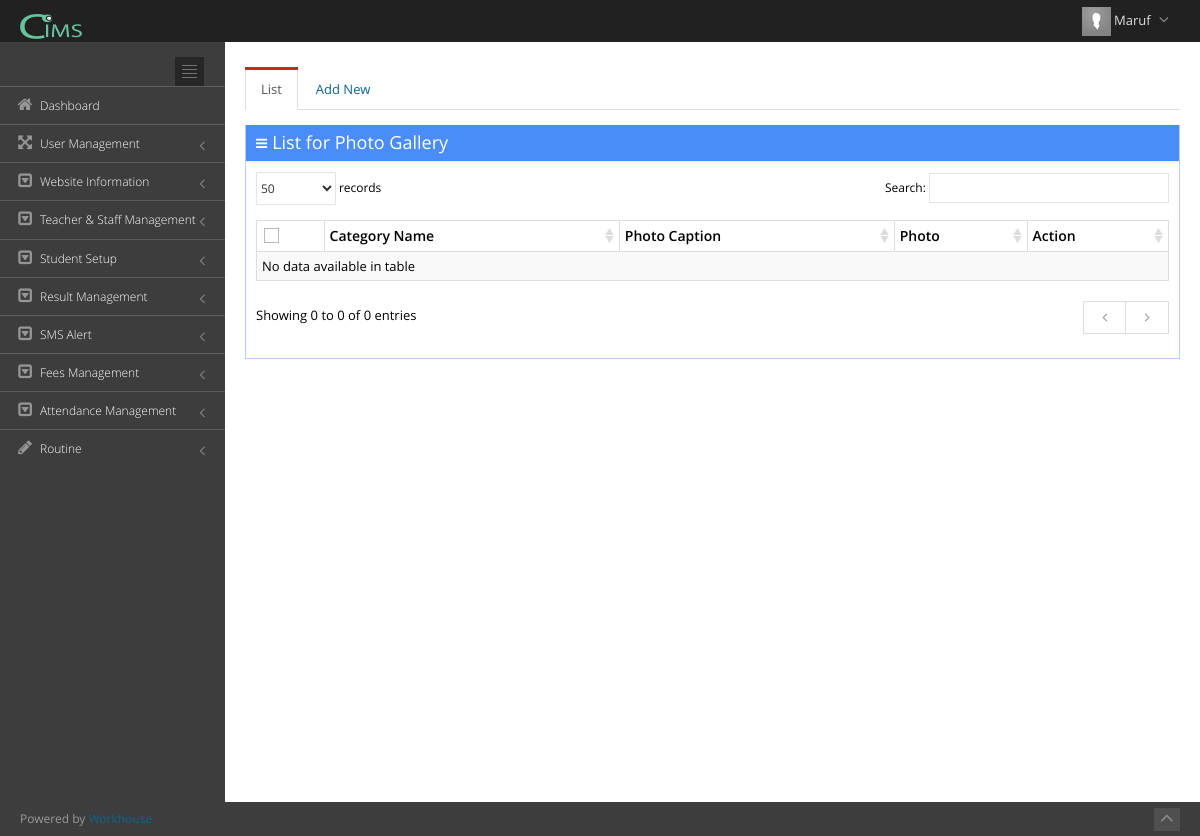
Screenshot of /index.php?view=photo_gallery (signed in) with the database file from the repository.
### tables this page shows
CREATE TABLE `user_admin` (
  `userid` int(11) NOT NULL,
  `username` text NOT NULL,
  `usr_code` varchar(500) NOT NULL,
  `role` varchar(100) NOT NULL,
  `password` varchar(500) NOT NULL,
  `image` varchar(300) NOT NULL,
  `userdate` date NOT NULL,
  `uniqueToken` varchar(40) NOT NULL
);

CREATE TABLE `t_modules` (
  `moduleid` int(11) NOT NULL COMMENT 'module id',
  `name` text NOT NULL,
  `page_caption` text NOT NULL,
  `page_link` text NOT NULL,
  `is_report` int(2) NOT NULL COMMENT '1=report,0=form',
  `is_main` int(2) NOT NULL COMMENT '1=main,0=sub',
  `icon` varchar(300) NOT NULL,
  `show` int(2) NOT NULL COMMENT '1=show,0=hide'
);

### include/view.php (called while the page is built, shortened)
<?php
	require('functions.php');
	$htaccess = isset($_SERVER['HTACCESS']);
	if(isset($_GET['view'])){
	 	@$view = $_GET['view'];
	}
	else {
	 	$view = 'login';
	}
	$page = $view.'_asoft.php';
	include($page);
?>

### include/functions.php (called while the page is built, shortened)
<?php
function urlroute($url){
	global $htaccess;
	if(!$htaccess){
		$url = 'index.php?view='.$url;
	}
	return $url;
}
function escape($input){
	return mysql_real_escape_string($input);
}
function name($email){
	$sql = "SELECT username FROM user_admin WHERE usr_code = '$email'";
	$qry = mysql_query($sql) or die ("Error in name selection at header".mysql_error());
	$rs = mysql_fetch_array($qry);
	return $rs['username'];
}
?>

### photo_gallery_asoft.php (the view, shortened to what this page needs)
<?php
$sql_Name = "SELECT name,page_link,page_caption FROM `t_modules` where page_link='".$view."'";
$qry_Name = mysql_query($sql_Name);
$page_title = mysql_result($qry_Name, 0, "name");
if(isset($_SESSION['com_cbs_aaiam_school_maruf_user_email']) == true)
{
?>
<div class="page-content">
<div class="row">
    <div class="col-md-12">
        <div class="tabbable tabbable-custom boxless">
            <ul class="nav nav-tabs">
                 <li class="<?php if(@$_REQUEST['temp']=="Save" || @$_REQUEST['temp']=="View") {echo "";} else{echo "active";}?>"><a href="#tab_0" data-toggle="tab">List</a></li>
                <li class="<?php if(@$_REQUEST['temp']=="Save" || @$_REQUEST['temp']=="View") {echo "active";} else{echo "";}?>"><a href="#tab_1" data-toggle="tab">Add New</a></li>
            </ul>
            <div class="tab-content">
            	<div class="tab-pane <?php if(@$_REQUEST['temp']=="Save" || @$_REQUEST['temp']=="View") {echo "";} else{echo "active";}?>" id="tab_0">
                    <div class="portlet box blue ">
                        <div class="portlet-title">
                            <div class="caption"><i class="icon-reorder"></i>List for <?php echo $page_title;?></div>
                        </div>
                        <div class="portlet-body  flip-scroll">
                            <form action=""  class="form-horizontal form-bordered" id="formIDdel" method="post" enctype="multipart/form-data">
                            <table class="table table-bordered table-striped table-condensed flip-content" id="sample_1">
                                <thead class="flip-content">
                                    <tr>
                                        <th><input type="checkbox" class="group-checkable" data-set="#sample_1 .checkboxes" /></th>
                                        <th>Category Name</th>
                                         <th>Photo Caption</th>
                                          <th>Photo</th>
                                        <th>Action</th>
                                    </tr>
                                </thead>
                                <tbody>
                                </tbody>
                            </table>
                            </form>
                        </div>
                    </div>
                </div>
        	</div>
        </div>
    </div>
</div>
</div>
<?php
} else
{
?>  <script type="text/javascript">
location.replace('index.php');
</script>
<?php }?>

### include/nav_header.php (shortened to what this page needs)
<div class="header navbar navbar-inverse navbar-fixed-top">
        <div class="header-inner">
           <a class="navbar-brand" href="#" target="_blank">
            <img src="img/login-logo.png" alt="logo" class="img-responsive" style="height:25px"/>
            </a>
            <ul class="nav navbar-nav pull-right">
                <li class="dropdown user">
                	<a href="#" class="dropdown-toggle" data-toggle="dropdown" data-hover="dropdown" data-close-others="true">
                        <?php
						$sql_view = "SELECT * FROM user_admin WHERE usr_code='".@$_SESSION['com_cbs_aaiam_school_maruf_user_email']."'";
						$qry_view = mysql_query($sql_view) or die("Error in view ->".mysql_error());
						$rs_view = mysql_fetch_array($qry_view);
						@$path = 'img/user/'.@$rs_view["image"];
						if(@$rs_view["image"] != "" && file_exists($path)==true){
							$thumbs  = 'img/user/thumbs/small'.@$rs_view["image"];
						}else{
							$thumbs  = 'assets/img/avatar.png';
						}
						?>
                        <img alt="" src="<?php echo $thumbs;?>" height="29"/>
               	 		<span class="username"><?php echo name($_SESSION['com_cbs_aaiam_school_maruf_user_email']);?></span>
                		<i class="icon-angle-down"></i>
                	</a>
                </li>
            </ul>
        </div>
</div>

### include/nav_sidebar.php (shortened to what this page needs)
<div class="page-sidebar navbar-collapse collapse">
         <ul class="page-sidebar-menu">
            <li>
               <div class="sidebar-toggler hidden-phone"></div>
            </li>
            <?php
$Select = mysql_query("SELECT * FROM `hierarchy`");
while($Row = mysql_fetch_assoc($Select)){
	if($Row['category'] == 'm'){
		$Arr[$Row['hierarchy_id']] = $Row['sub_category'];
	}else{
		$Childs[$Row['category']][$Row['hierarchy_id']] = $Row['sub_category'];
	}
}
function gettree($Array,$view,$macs){
		foreach($Array as $key => $value){
			if(array_key_exists($value,@$macs)){
				$sql_category_name = "SELECT * FROM t_modules WHERE moduleid = '".escape($value)."'";
				$qry_category_name = mysql_query($sql_category_name);
				while($rs_category_name = mysql_fetch_array($qry_category_name))
				{
					$name = $rs_category_name['name'];
					$page_link = $rs_category_name['page_link'];
					$icon = $rs_category_name['icon'];
				}
				$qry_is_main_cat = mysql_query("SELECT category FROM `hierarchy` WHERE hierarchy_id=$key");
				$is_main_cat = mysql_result($qry_is_main_cat, 0, "category");
				echo '<li id="module_'.$value.'" ';
					if($page_link == $view) echo 'class="active "';
				echo '>';
					echo '<a   href="'.urlroute($page_link).'"';
					echo '>';
						echo '<i class="'.$icon.'"></i>';
						echo '<span class="title">';
						echo $name;
						echo '</span>';
					echo '</a> ';
				if($is_main_cat != 'm'){
					echo '</li>';
				}
			}
		}
}
gettree($Arr,$view,$macs);
?>
         </ul>
      </div>

### assets/css/style-metronic.css (style rules this page uses)
div, input, select, textarea, span, img, table, td, th, p, a, button, ul, code, pre, li { -webkit-border-radius: 0 !important; -moz-border-radius: 0 !important; border-radius: 0 !important; }
.nav-tabs, .nav-pills { margin-bottom: 10px; }
.table thead > tr > th { border-bottom: 0; }

### assets/css/style-responsive.css (style rules this page uses)
@media (min-width: 992px) { .page-sidebar { position: absolute; width: 225px; } }
@media (min-width: 992px) { .page-sidebar.navbar-collapse { max-height: none !important; } }
@media (min-width: 992px) { .page-content { margin-left: 225px; margin-top: 0px; min-height: 760px; padding: 25px 20px 20px 20px; } }

### assets/css/plugins.css (style rules this page uses)
.dataTable { width: 100% !important; clear: both; margin-top: 5px; }
.dataTable > thead > tr > th.sorting, .dataTable > thead > tr > th.sorting_asc, .dataTable > thead > tr > th.sorting_desc { padding-right: 18px; }

### assets/css/themes/default.css (style rules this page uses)
body { background-color: #3d3d3d !important; }
.header { filter: none !important; background-image: none !important; background-color: #212121 !important; }
.header .navbar-nav li.dropdown .dropdown-toggle i { color: #8a8a8a !important; }
.page-sidebar { background-color: #3d3d3d; }
ul.page-sidebar-menu > li > a { border-top: 1px solid #5c5c5c !important; color: #ffffff !important; }
ul.page-sidebar-menu > li:last-child > a { border-bottom: 1px solid transparent !important; }
ul.page-sidebar-menu > li a i { color: #969696; }
.sidebar-toggler { background-image: url(../../img/sidebar-toggler.jpg); background-color: #242424; }

### rows the page displays
user_admin: username "Maruf"
t_modules: name "Dashboard"
t_modules: name "User Management"
t_modules: name "Website Information"
t_modules: name "Teacher & Staff Management"
t_modules: name "Student Setup"
t_modules: name "Result Management"
t_modules: name "SMS Alert"
t_modules: name "Fees Management"
t_modules: name "Attendance Management"
t_modules: name "Routine"
t_modules: name "Photo Gallery"
